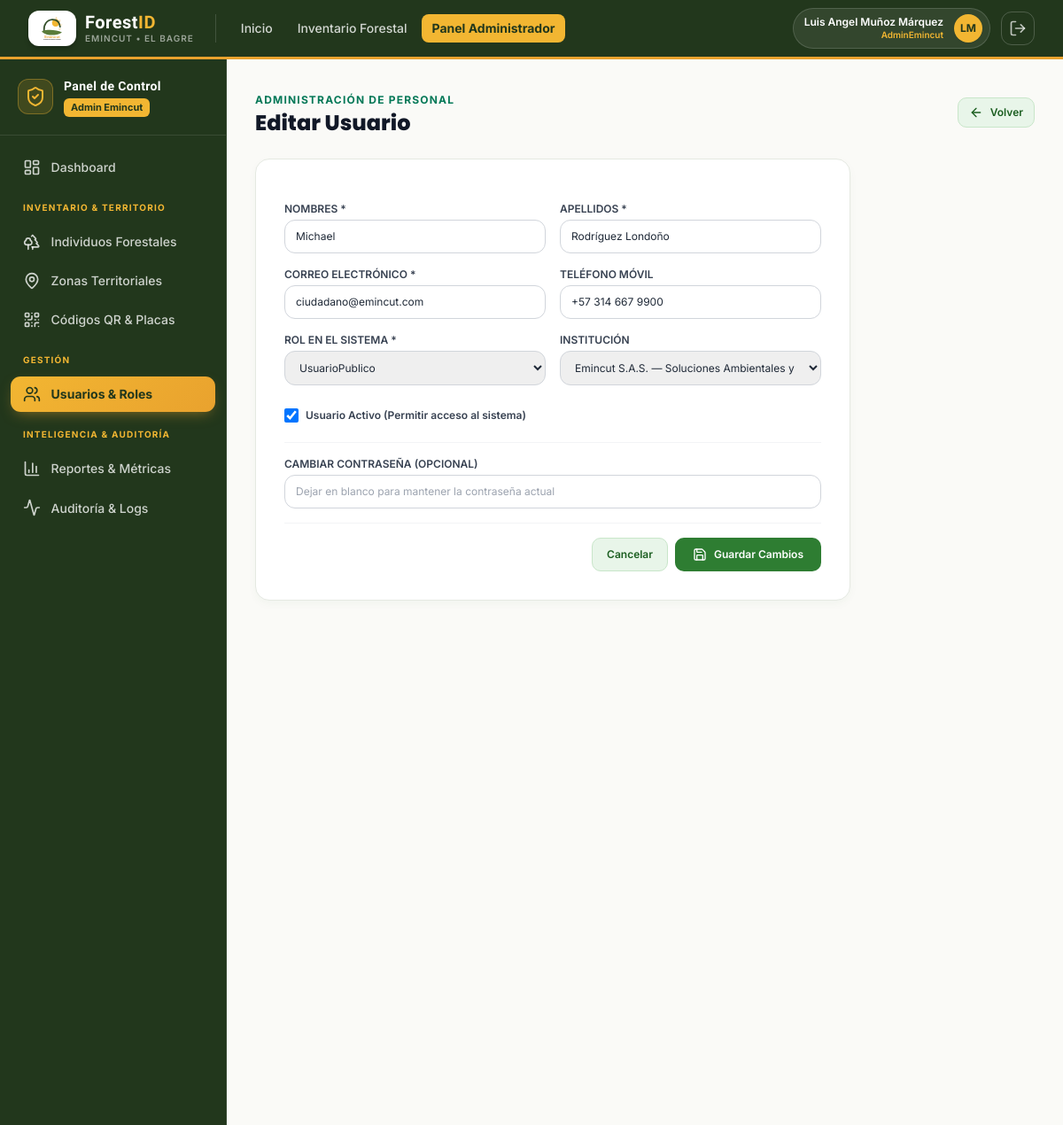
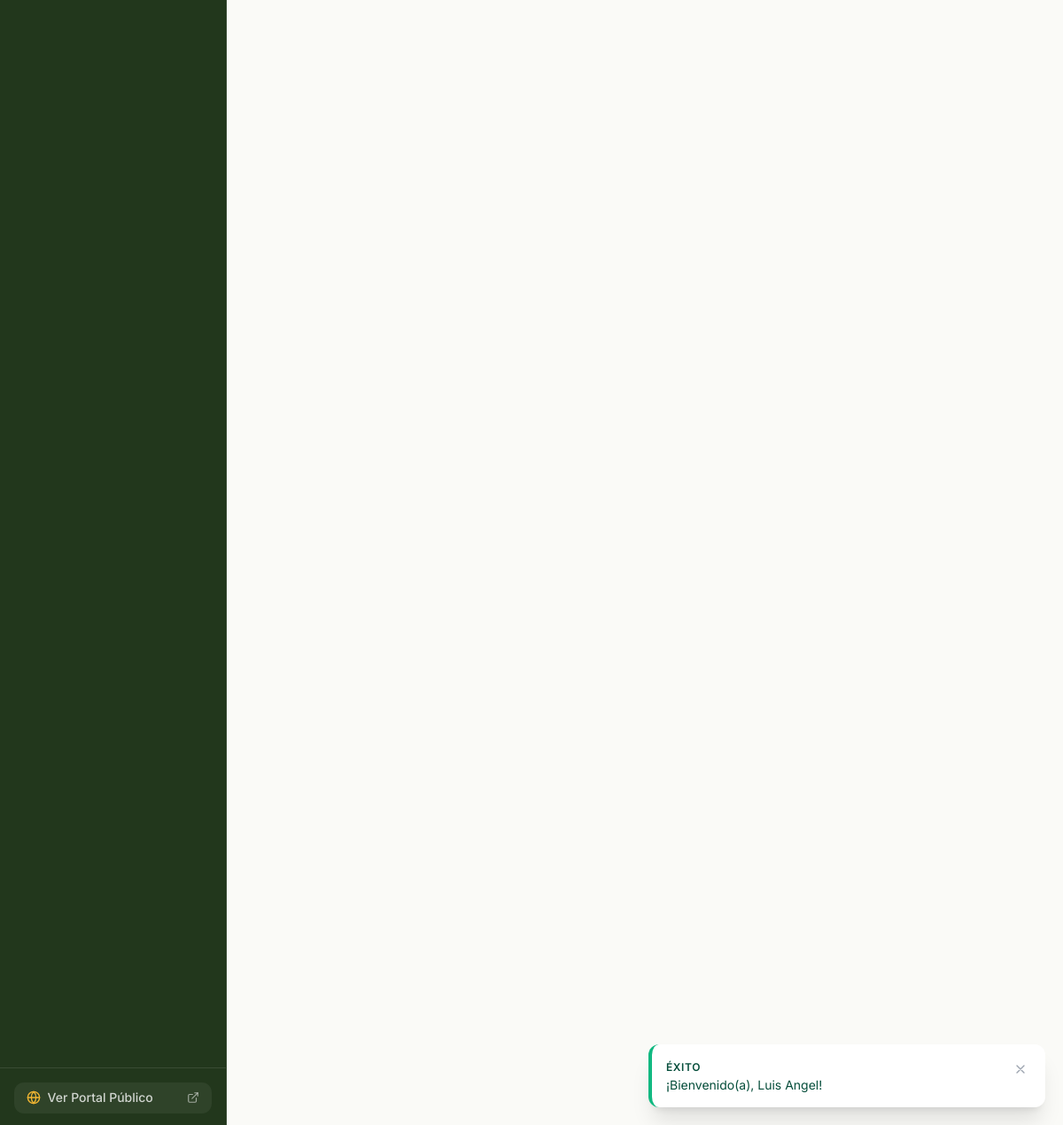
Page /admin/usuarios/editar.php?id=33333333-3333-3333-3333-333333333303 (signed in) on the committed database (2 pictures, top to bottom).
### tables this page shows
CREATE TABLE `usuarios` (
    `id_usuario` CHAR(36) NOT NULL DEFAULT (UUID()),
    `id_rol` CHAR(36) NOT NULL,
    `id_institucion` CHAR(36) NULL,
    `nombres` VARCHAR(100) NOT NULL,
    `apellidos` VARCHAR(100) NOT NULL,
    `correo` VARCHAR(150) NOT NULL UNIQUE,
    `password_hash` VARCHAR(255) NOT NULL,
    `telefono` VARCHAR(20) NULL,
    `estado` TINYINT(1) NOT NULL DEFAULT 1 COMMENT '1: Activo, 0: Inactivo',
    `ultimo_acceso` DATETIME NULL,
    `fecha_creacion` DATETIME NOT NULL DEFAULT CURRENT_TIMESTAMP,
    PRIMARY KEY (`id_usuario`),
    CONSTRAINT `fk_usuarios_roles` FOREIGN KEY (`id_rol`) REFERENCES `roles` (`id_rol`) ON UPDATE CASCADE ON DELETE RESTRICT,
    CONSTRAINT `fk_usuarios_instituciones` FOREIGN KEY (`id_institucion`) REFERENCES `instituciones` (`id_institucion`) ON UPDATE CASCADE ON DELETE SET NULL,
    INDEX `idx_usuarios_correo` (`correo`),
    INDEX `idx_usuarios_rol` (`id_rol`)
);

CREATE TABLE `roles` (
    `id_rol` CHAR(36) NOT NULL DEFAULT (UUID()),
    `nombre_rol` VARCHAR(50) NOT NULL UNIQUE,
    `descripcion` VARCHAR(255) NULL,
    `fecha_creacion` DATETIME NOT NULL DEFAULT CURRENT_TIMESTAMP,
    PRIMARY KEY (`id_rol`)
);

CREATE TABLE `instituciones` (
    `id_institucion` CHAR(36) NOT NULL DEFAULT (UUID()),
    `nombre_institucion` VARCHAR(150) NOT NULL,
    `nit` VARCHAR(20) NOT NULL UNIQUE,
    `direccion` VARCHAR(200) NULL,
    `municipio` VARCHAR(100) NOT NULL DEFAULT 'El Bagre',
    `departamento` VARCHAR(100) NOT NULL DEFAULT 'Antioquia',
    `telefono_contacto` VARCHAR(20) NULL,
    `correo_contacto` VARCHAR(150) NULL,
    `logo_url` VARCHAR(255) NULL,
    `estado` TINYINT(1) NOT NULL DEFAULT 1 COMMENT '1: Activa, 0: Inactiva',
    `fecha_registro` DATETIME NOT NULL DEFAULT CURRENT_TIMESTAMP,
    PRIMARY KEY (`id_institucion`),
    INDEX `idx_institucion_municipio` (`municipio`, `departamento`)
);

### admin/usuarios/editar.php (the view, shortened to what this page needs)
<?php
require_once __DIR__ . '/../../includes/funciones.php';
$id = $_GET['id'] ?? '';
$pdo = getDBConnection();
$stmt = $pdo->prepare("SELECT * FROM `usuarios` WHERE `id_usuario` = :id");
$stmt->execute([':id' => $id]);
$usuario = $stmt->fetch();
$roles = $pdo->query("SELECT id_rol, nombre_rol, descripcion FROM `roles` ORDER BY nombre_rol ASC")->fetchAll();
$instituciones = $pdo->query("SELECT id_institucion, nombre_institucion FROM `instituciones` WHERE estado = 1 ORDER BY nombre_institucion ASC")->fetchAll();
require_once __DIR__ . '/../../includes/header.php';
require_once __DIR__ . '/../../includes/navbar.php';
?>
<div class="flex-1 flex flex-col md:flex-row">
    <?php require_once __DIR__ . '/../../includes/sidebar_admin.php'; ?>
    <main class="flex-1 p-6 sm:p-8 space-y-6 overflow-y-auto">
        <div class="flex items-center justify-between">
            <div>
                <span class="text-xs font-bold text-emerald-700 uppercase tracking-widest">Administración de Personal</span>
                <h1 class="font-heading font-extrabold text-2xl text-gray-900">Editar Usuario</h1>
            </div>
            <a href="<?= BASE_URL ?>admin/usuarios/index.php" class="btn-forest-secondary text-xs py-2 px-3">
                <i data-lucide="arrow-left" class="w-4 h-4"></i> Volver
            </a>
        </div>
        <div class="forest-card p-6 sm:p-8 max-w-2xl">
            <form method="POST" action="editar.php?id=<?= urlencode($id) ?>" class="space-y-4">
                <div class="grid grid-cols-1 sm:grid-cols-2 gap-4">
                    <div>
                        <label for="nombres" class="block text-xs font-semibold text-gray-700 uppercase mb-1">Nombres *</label>
                        <input type="text" name="nombres" id="nombres" required value="<?= htmlspecialchars($usuario['nombres']) ?>" class="w-full py-2.5 px-3 border border-gray-300 rounded-xl text-xs focus:ring-2 focus:ring-emerald-600 outline-none">
                    </div>
                    <div>
                        <label for="apellidos" class="block text-xs font-semibold text-gray-700 uppercase mb-1">Apellidos *</label>
                        <input type="text" name="apellidos" id="apellidos" required value="<?= htmlspecialchars($usuario['apellidos']) ?>" class="w-full py-2.5 px-3 border border-gray-300 rounded-xl text-xs focus:ring-2 focus:ring-emerald-600 outline-none">
                    </div>
                </div>
                <div class="grid grid-cols-1 sm:grid-cols-2 gap-4">
                    <div>
                        <label for="correo" class="block text-xs font-semibold text-gray-700 uppercase mb-1">Correo Electrónico *</label>
                        <input type="email" name="correo" id="correo" required value="<?= htmlspecialchars($usuario['correo']) ?>" class="w-full py-2.5 px-3 border border-gray-300 rounded-xl text-xs focus:ring-2 focus:ring-emerald-600 outline-none">
                    </div>
                    <div>
                        <label for="telefono" class="block text-xs font-semibold text-gray-700 uppercase mb-1">Teléfono Móvil</label>
                        <input type="text" name="telefono" id="telefono" value="<?= htmlspecialchars($usuario['telefono'] ?? '') ?>" class="w-full py-2.5 px-3 border border-gray-300 rounded-xl text-xs focus:ring-2 focus:ring-emerald-600 outline-none">
                    </div>
                </div>
                <div class="grid grid-cols-1 sm:grid-cols-2 gap-4">
                    <div>
                        <label for="id_rol" class="block text-xs font-semibold text-gray-700 uppercase mb-1">Rol en el Sistema *</label>
                        <select name="id_rol" id="id_rol" required class="w-full py-2.5 px-3 border border-gray-300 rounded-xl text-xs focus:ring-2 focus:ring-emerald-600 outline-none">
                            <?php foreach ($roles as $r): ?>
                                <option value="<?= $r['id_rol'] ?>" <?= ($usuario['id_rol'] === $r['id_rol']) ? 'selected' : '' ?>>
                                    <?= htmlspecialchars($r['nombre_rol']) ?>
                                </option>
                            <?php endforeach; ?>
                        </select>
                    </div>
                    <div>
                        <label for="id_institucion" class="block text-xs font-semibold text-gray-700 uppercase mb-1">Institución</label>
                        <select name="id_institucion" id="id_institucion" class="w-full py-2.5 px-3 border border-gray-300 rounded-xl text-xs focus:ring-2 focus:ring-emerald-600 outline-none">
                            <?php foreach ($instituciones as $inst): ?>
                                <option value="<?= $inst['id_institucion'] ?>" <?= ($usuario['id_institucion'] === $inst['id_institucion']) ? 'selected' : '' ?>>
                                    <?= htmlspecialchars($inst['nombre_institucion']) ?>
                                </option>
                            <?php endforeach; ?>
                        </select>
                    </div>
                </div>
                <div class="pt-2">
                    <label class="inline-flex items-center gap-2 cursor-pointer">
                        <input type="checkbox" name="estado" value="1" <?= ($usuario['estado'] == 1) ? 'checked' : '' ?> class="rounded text-emerald-600 focus:ring-emerald-500 w-4 h-4">
                        <span class="text-xs font-semibold text-gray-700">Usuario Activo (Permitir acceso al sistema)</span>
                    </label>
                </div>
                <div class="pt-4 border-t border-gray-100 space-y-1">
                    <label for="password_nueva" class="block text-xs font-semibold text-gray-700 uppercase">Cambiar Contraseña (Opcional)</label>
                    <input type="password" name="password_nueva" id="password_nueva" minlength="6" placeholder="Dejar en blanco para mantener la contraseña actual" class="w-full py-2.5 px-3 border border-gray-300 rounded-xl text-xs focus:ring-2 focus:ring-emerald-600 outline-none">
                </div>
                <div class="pt-4 border-t border-gray-100 flex justify-end gap-2">
                    <a href="<?= BASE_URL ?>admin/usuarios/index.php" class="btn-forest-secondary text-xs py-2.5 px-4">Cancelar</a>
                    <button type="submit" class="btn-forest-primary text-xs py-2.5 px-5">
                        <i data-lucide="save" class="w-4 h-4"></i> Guardar Cambios
                    </button>
                </div>
            </form>
        </div>
    </main>
</div>
<?php require_once __DIR__ . '/../../includes/footer.php'; ?>

### assets/css/custom.css (style rules this page uses)
:root { --color-primary-dark: #1B5E20; --color-primary: #2E7D32; --color-primary-light: #4CAF50; --color-surface-soft: #E8F5E9; --color-surface-bg: #FAFAF7; --color-earth: #6D4C41; --color-text-main: #1F2937; }
body { background-color: var(--color-surface-bg); color: var(--color-text-main); font-family: 'Inter', -apple-system, BlinkMacSystemFont, "Segoe UI", Roboto, sans-serif; -webkit-font-smoothing: antialiased; }
h1, h2, h3, h4, h5, h6, .font-heading { font-family: 'Poppins', 'Inter', sans-serif; }
.forest-card { background: #FFFFFF; border: 1px solid #E5E9E2; border-radius: 1rem; box-shadow: 0 4px 12px -2px rgba(27, 94, 32, 0.05); transition: all 0.2s cubic-bezier(0.4, 0, 0.2, 1); }
.btn-forest-primary { background-color: #2E7D32; color: #FFFFFF; font-weight: 600; padding: 0.625rem 1.25rem; border-radius: 0.625rem; display: inline-flex; align-items: center; justify-content: center; gap: 0.5rem; transition: all 0.15s ease-in-out; }
.btn-forest-secondary { background-color: #E8F5E9; color: #1B5E20; font-weight: 600; padding: 0.625rem 1.25rem; border-radius: 0.625rem; display: inline-flex; align-items: center; justify-content: center; gap: 0.5rem; border: 1px solid #C8E6C9; transition: all 0.15s ease-in-out; }

### assets/css/emincut.css (style rules this page uses)
:root { --emi-verde: #5B7C3A; --emi-verde-claro: #7A9B54; --emi-verde-suave: #EDF2E5; --emi-verde-oscuro: #35502B; --emi-verde-noche: #22371C; --emi-ambar: #E9A22E; --emi-amarillo: #F2B632; --emi-amarillo-suave:#FBEFD4; --emi-blanco: #FFFFFF; --emi-hueso: #FBFAF6; --emi-tinta: #23291F; --emi-tinta-suave: #5C6455; }

### rows in the picture
usuarios: nombres "Michael", apellidos "Rodríguez Londoño", correo "ciudadano@emincut.com", telefono "+57 314 667 9900", id_rol "UsuarioPublico", id_institucion "Emincut S.A.S. — Soluciones Ambientales y Forestales", estado "☑"

### other values in the picture
$cfg['badge'] "ÉXITO"
$mensaje "¡Bienvenido(a), Luis Angel!"
$usuario_actual['nombres'] . ' ' . $usuario_actual['apellidos'] "Luis Angel Muñoz Márquez"
$usuario_actual['nombre_rol'] "AdminEmincut"
